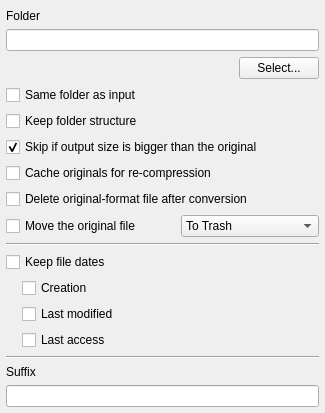
           <widget class="QWidget" name="output_Tab">
            <attribute name="title">
             <string>Output</string>
            </attribute>
            <layout class="QVBoxLayout" name="verticalLayout_12" stretch="0,1">
             <property name="leftMargin">
              <number>6</number>
             </property>
             <property name="topMargin">
              <number>9</number>
             </property>
             <property name="rightMargin">
              <number>6</number>
             </property>
             <property name="bottomMargin">
              <number>6</number>
             </property>
             <item>
              <layout class="QVBoxLayout" name="verticalLayout_11">
               <item>
                <widget class="QLabel" name="outputFolder_Label">
                 <property name="text">
                  <string>Folder</string>
                 </property>
                </widget>
               </item>
               <item>
                <widget class="QLineEdit" name="outputFolder_LineEdit">
                 <property name="sizePolicy">
                  <sizepolicy hsizetype="MinimumExpanding" vsizetype="Fixed">
                   <horstretch>0</horstretch>
                   <verstretch>0</verstretch>
                  </sizepolicy>
                 </property>
                 <property name="maxLength">
                  <number>1024</number>
                 </property>
                 <property name="frame">
                  <bool>true</bool>
                 </property>
                </widget>
               </item>
               <item>
                <layout class="QHBoxLayout" name="horizontalLayout_6">
                 <item>
                  <spacer name="horizontalSpacer_8">
                   <property name="orientation">
                    <enum>Qt::Orientation::Horizontal</enum>
                   </property>
                   <property name="sizeHint" stdset="0">
                    <size>
                     <width>40</width>
                     <height>20</height>
                    </size>
                   </property>
                  </spacer>
                 </item>
                 <item>
                  <widget class="QPushButton" name="outputFolderBrowse_Button">
                   <property name="sizePolicy">
                    <sizepolicy hsizetype="Maximum" vsizetype="Fixed">
                     <horstretch>0</horstretch>
                     <verstretch>0</verstretch>
                    </sizepolicy>
                   </property>
                   <property name="text">
                    <string>Select...</string>
                   </property>
                   <property name="flat">
                    <bool>false</bool>
                   </property>
                  </widget>
                 </item>
                </layout>
               </item>
               <item>
                <widget class="QCheckBox" name="sameOutputFolderAsInput_CheckBox">
                 <property name="text">
                  <string>Same folder as input</string>
                 </property>
                </widget>
               </item>
               <item>
                <widget class="QCheckBox" name="keepStructure_CheckBox">
                 <property name="enabled">
                  <bool>true</bool>
                 </property>
                 <property name="text">
                  <string>Keep folder structure</string>
                 </property>
                </widget>
               </item>
               <item>
                <widget class="QCheckBox" name="skipIfBigger_CheckBox">
                 <property name="text">
                  <string>Skip if output size is bigger than the original</string>
                 </property>
                 <property name="checked">
                  <bool>true</bool>
                 </property>
                </widget>
               </item>
               <item>
                <widget class="QCheckBox" name="cacheOriginals_CheckBox">
                 <property name="toolTip">
                  <string>Keep a copy of the original images so you can re-compress with different settings even after overwriting them.</string>
                 </property>
                 <property name="text">
                  <string>Cache originals for re-compression</string>
                 </property>
                </widget>
               </item>
               <item>
                <widget class="QCheckBox" name="deleteOriginalFormatFile_CheckBox">
                 <property name="toolTip">
                  <string>After converting to a new format, delete the same-named file with the original extension in the output folder.</string>
                 </property>
                 <property name="text">
                  <string>Delete original-format file after conversion</string>
                 </property>
                </widget>
               </item>
               <item>
                <layout class="QHBoxLayout" name="moveOriginalFile_HorizontalLayout">
                 <property name="spacing">
                  <number>0</number>
                 </property>
                 <item>
                  <widget class="QCheckBox" name="moveOriginalFile_CheckBox">
                   <property name="text">
                    <string>Move the original file</string>
                   </property>
                  </widget>
                 </item>
                 <item>
                  <spacer name="horizontalSpacer_10">
                   <property name="orientation">
                    <enum>Qt::Orientation::Horizontal</enum>
                   </property>
                   <property name="sizeHint" stdset="0">
                    <size>
                     <width>40</width>
                     <height>20</height>
                    </size>
                   </property>
                  </spacer>
                 </item>
                 <item>
                  <widget class="QComboBox" name="moveOriginalFile_ComboBox">
                   <item>
                    <property name="text">
                     <string>To Trash</string>
                    </property>
                   </item>
                   <item>
                    <property name="text">
                     <string>Delete Permanently</string>
                    </property>
                   </item>
                  </widget>
                 </item>
                </layout>
               </item>
               <item>
                <widget class="Line" name="line_2">
                 <property name="orientation">
                  <enum>Qt::Orientation::Horizontal</enum>
                 </property>
                </widget>
               </item>
               <item>
                <widget class="QMainCheckBox" name="keepDates_CheckBox">
                 <property name="text">
                  <string>Keep file dates</string>
                 </property>
                 <property name="tristate">
                  <bool>true</bool>
                 </property>
                </widget>
               </item>
               <item>
                <layout class="QVBoxLayout" name="verticalLayout_3">
                 <property name="leftMargin">
                  <number>16</number>
                 </property>
                 <item>
                  <widget class="QCheckBox" name="keepCreationDate_CheckBox">
                   <property name="text">
                    <string>Creation</string>
                   </property>
                  </widget>
                 </item>
                 <item>
                  <widget class="QCheckBox" name="keepLastModifiedDate_CheckBox">
                   <property name="text">
                    <string>Last modified</string>
                   </property>
                  </widget>
                 </item>
                 <item>
                  <widget class="QCheckBox" name="keepLastAccessDate_CheckBox">
                   <property name="text">
                    <string>Last access</string>
                   </property>
                  </widget>
                 </item>
                </layout>
               </item>
               <item>
                <widget class="Line" name="line">
                 <property name="orientation">
                  <enum>Qt::Orientation::Horizontal</enum>
                 </property>
                </widget>
                </item>
                <item>
                 <widget class="QLabel" name="outputSuffix_Label">
                  <property name="text">
                   <string>Suffix</string>
                 </property>
                </widget>
               </item>
               <item>
                <widget class="QLineEdit" name="outputSuffix_LineEdit">
                 <property name="maxLength">
                  <number>128</number>
                 </property>
                 <property name="frame">
                  <bool>true</bool>
                 </property>
                 <property name="clearButtonEnabled">
                  <bool>false</bool>
                 </property>
                </widget>
               </item>
              </layout>
             </item>
             <item>
              <spacer name="verticalSpacer_3">
               <property name="orientation">
                <enum>Qt::Orientation::Vertical</enum>
               </property>
               <property name="sizeType">
                <enum>QSizePolicy::Policy::Expanding</enum>
               </property>
               <property name="sizeHint" stdset="0">
                <size>
                 <width>0</width>
                 <height>0</height>
                </size>
               </property>
              </spacer>
             </item>
            </layout>
           </widget>
